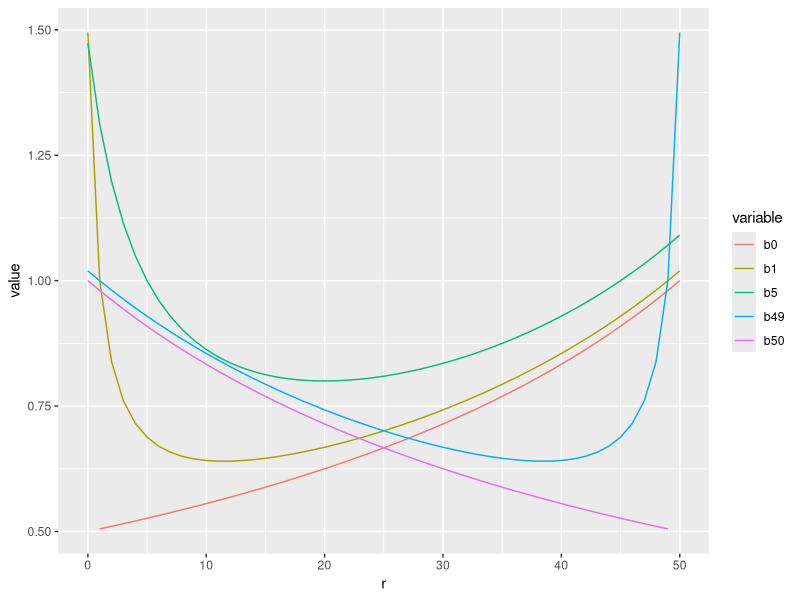
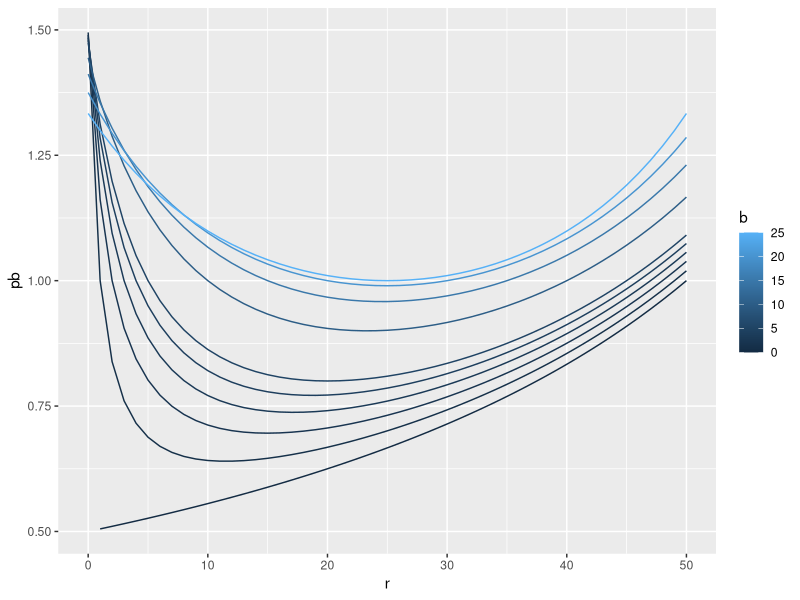
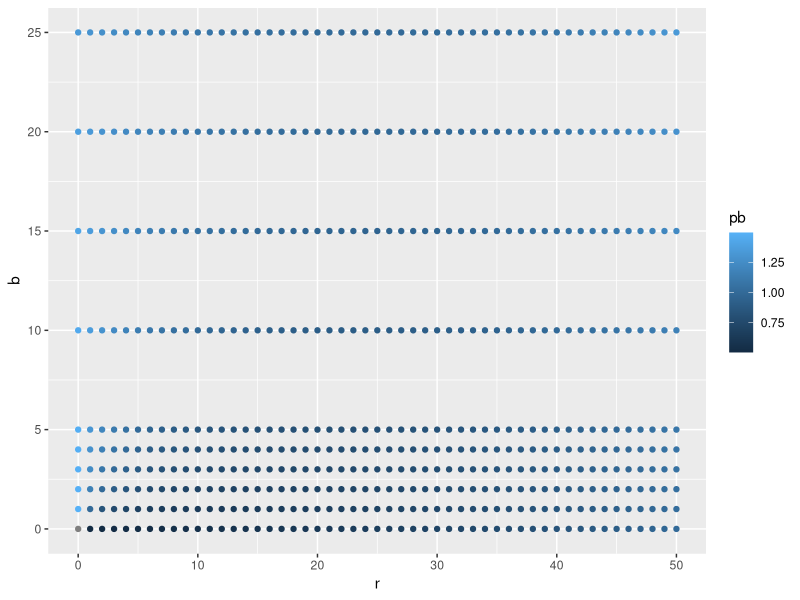

Reproduce these figures in R, in order.
## ---- chunk 1
library(plyr)
library(reshape2)
library(ggplot2)
## ---- chunk 2
prob_b <- function(b, r) {
  b/(b + r) + (50 - b) / (100 - b - r)
}
## ---- chunk 3
df <- data.frame(r = 0:50)
df <- mutate(df, b0 = prob_b(0, r), b1 = prob_b(1, r), b5 = prob_b(5, r), b49 = prob_b(49, r), b50 = prob_b(50, r))
df.tidy <- melt(df, id=c('r'))
head(df.tidy)

df1 <- data.frame(r = 0:50)
dfb <- data.frame(b = c(0:5, seq(10, 25, 5)))
dfj <- expand.grid(df1$r, dfb$b)
dfj <- rename(dfj, replace=c('Var1' = 'r', 'Var2' = 'b'))
head(dfj)
dfj <- mutate(dfj, pb = prob_b(b, r))
## ---- chunk 4
ggplot(df.tidy, aes(r, value, group=variable, color=variable)) + geom_line()
ggplot(dfj, aes(r, pb, group=b, color=b)) + geom_line()
ggplot(dfj, aes(r, b, color=pb)) + geom_point()
